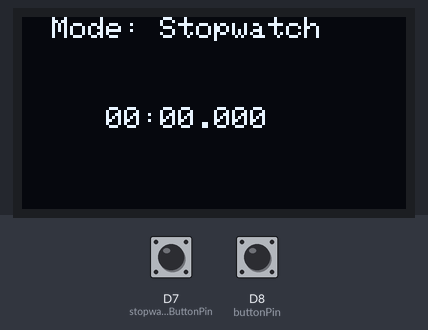
The sketch below on a simulated Arduino Zero (SAMD21). Shown: 128×64 one-colour display. The inputs (shaded band) are chosen by the test bench; at power-on: D8 (buttonPin) HIGH, D7 (stopwatchButtonPin) HIGH. What the sketch prints to the serial monitor is not drawn.

Above: at 1.2 s.
1.3 s: D8 (buttonPin) pulled LOW for 1 s
At 2.2 s:
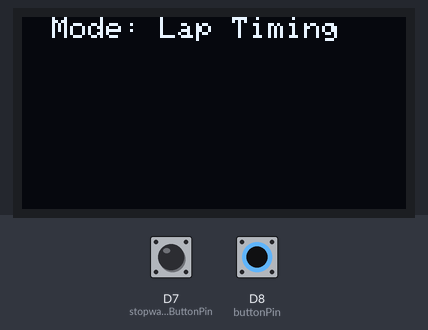
3.8 s: D8 (buttonPin) pulled LOW for 3.2 s
At 5.2 s:
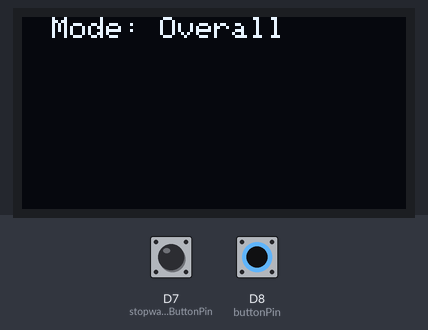
8.5 s: D8 (buttonPin) pulled LOW for 0.15 s
At 9.8 s:
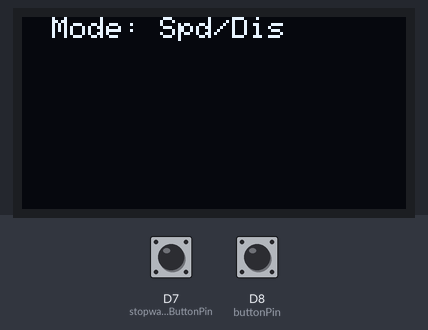
10.1 s: D8 (buttonPin) pulled LOW for 1 s
At 10.8 s:
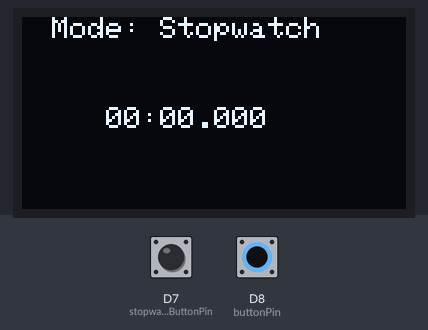
12.6 s: D7 (stopwatchButtonPin) pulled LOW for 1 s
At 13.01 s:
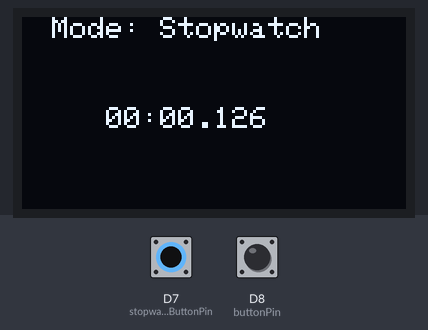
Timing chart, 0 to 15.6 s (numbered marks = the images above; inputs shaded):
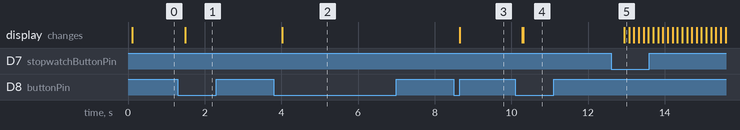

The sketch:

4modes_Main.ino
```cpp
#include "Config.h"
#include "Display.h"
#include "Button.h"
#include "Stopwatch.h"

// Modules
Display display;
Button modeButton(buttonPin);
Button stopwatchButton(stopwatchButtonPin);
Stopwatch stopwatch;

// Current mode tracking
int currentMode = 1;  // Start in stopwatch mode
const int numModes = 4;  // Total number of modes

void handleStopwatchState();

void setup() {
    SerialUSB.begin(115200);

    // Initialize modules
    display.init();
    modeButton.init();
    stopwatchButton.init();

    display.displayMode(currentMode);  // Display initial mode
}

void loop() {
    // Handle mode change button
    if (modeButton.isPressed()) {
        currentMode = (currentMode + 1) % numModes;  // Cycle through modes
        display.displayMode(currentMode);  // Update the display
    }

    // Handle mode-specific functions
    switch (currentMode) {
        case 0:
            // Speed/Distance Mode
            SerialUSB.println("In Speed/Distance Mode");
            break;
        case 1:
            handleStopwatchState();
            break;
        case 2:
            // Lap Timing Mode
            SerialUSB.println("In Lap Timing Mode");
            break;
        case 3:
            // Overall Mode
            SerialUSB.println("In Overall Mode");
            break;
    }

    delay(100);  // Small delay for smoother operation
}

void handleStopwatchState() {
    if (stopwatchButton.isPressed()) {
        // Handle stopwatch button presses
        if (stopwatch.isReset()) {
            stopwatch.start();
        } else if (stopwatch.isRunning()) {
            stopwatch.pause();
        } else {
            stopwatch.reset();
        }
    }

    // Display the stopwatch time on the screen
    unsigned long elapsedTime = stopwatch.getElapsedTime();
    unsigned long totalSeconds = elapsedTime / 1000;
    unsigned long hours = totalSeconds / 3600;
    unsigned long minutes = (totalSeconds % 3600) / 60;
    unsigned long seconds = totalSeconds % 60;
    unsigned long milliseconds = elapsedTime % 1000;

    display.displayStopwatchTime(hours, minutes, seconds, milliseconds);
}
```

Button.h
```cpp
#ifndef BUTTON_H
#define BUTTON_H

#include <Arduino.h>

class Button {
public:
    Button(int pin) : pin(pin), lastButtonState(HIGH), lastDebounceTime(0), debounceDelay(50) {}

    void init() {
        pinMode(pin, INPUT_PULLUP);
    }

    bool isPressed() {
        int reading = digitalRead(pin);
        if (reading != lastButtonState) {
            lastDebounceTime = millis();
        }

        if ((millis() - lastDebounceTime) > debounceDelay) {
            if (reading != buttonState) {
                buttonState = reading;
                if (buttonState == LOW) {
                    return true;
                }
            }
        }

        lastButtonState = reading;
        return false;
    }

private:
    int pin;
    int buttonState;
    int lastButtonState;
    unsigned long lastDebounceTime;
    unsigned long debounceDelay;
};

#endif
```

Display.h
```cpp
#ifndef DISPLAY_H
#define DISPLAY_H

#include <Adafruit_GFX.h>
#include <Adafruit_SSD1306.h>
#include "Config.h"  // Include the configuration file

#define SCREEN_WIDTH 128
#define SCREEN_HEIGHT 64

class Display {
public:
    Adafruit_SSD1306 display;

    Display() : display(SCREEN_WIDTH, SCREEN_HEIGHT, OLED_MOSI, OLED_CLK, OLED_DC, OLED_RESET, OLED_CS) {}

    void init() {
        if (!display.begin(SSD1306_SWITCHCAPVCC)) {
            SerialUSB.println(F("SSD1306 allocation failed"));
            for (;;);  // Don't proceed, loop forever
        }
        display.clearDisplay();
        display.display();
    }

    void displayMode(int currentMode) {
        display.clearDisplay();
        display.setTextSize(1);
        display.setTextColor(SSD1306_WHITE);

        switch (currentMode) {
            case 0:
                display.setCursor(10, 0);
                display.print("Mode: Spd/Dis");
                break;
            case 1:
                display.setCursor(10, 0);
                display.print("Mode: Stopwatch");
                break;
            case 2:
                display.setCursor(10, 0);
                display.print("Mode: Lap Timing");
                break;
            case 3:
                display.setCursor(10, 0);
                display.print("Mode: Overall");
                break;
        }
        display.display();
    }

    void displayStopwatchTime(unsigned long hours, unsigned long minutes, unsigned long seconds, unsigned long milliseconds) {
        display.fillRect(0, 10, SCREEN_WIDTH, SCREEN_HEIGHT - 10, SSD1306_BLACK);  // Clear only the timer area
        display.setTextSize(1);
        display.setTextColor(SSD1306_WHITE);

        char timeString[20];
        if (hours > 0) {
            snprintf(timeString, sizeof(timeString), "%02lu:%02lu:%02lu.%03lu", hours, minutes, seconds, milliseconds);
        } else {
            snprintf(timeString, sizeof(timeString), "   %02lu:%02lu.%03lu", minutes, seconds, milliseconds);
        }

        display.setCursor(10, 30);  // Adjust y position to the bottom of the display
        display.print(timeString);
        display.display();
    }
};

#endif
```

Stopwatch.h
```cpp
#ifndef STOPWATCH_H
#define STOPWATCH_H

enum StopwatchState { RESET, RUNNING, PAUSED };

class Stopwatch {
public:
    StopwatchState state;
    unsigned long startTime;
    unsigned long elapsedTime;

    Stopwatch() : state(RESET), startTime(0), elapsedTime(0) {}

    void start() {
        if (state == RESET || state == PAUSED) {
            state = RUNNING;
            startTime = millis() - elapsedTime;  // Start from where it was paused
        }
    }

    void pause() {
        if (state == RUNNING) {
            state = PAUSED;
            elapsedTime = millis() - startTime;  // Save the elapsed time
        }
    }

    void reset() {
        state = RESET;
        startTime = 0;
        elapsedTime = 0;
    }

    unsigned long getElapsedTime() {
        if (state == RUNNING) {
            return millis() - startTime;
        }
        return elapsedTime;
    }

    bool isRunning() {
        return state == RUNNING;
    }

    bool isReset() {
        return state == RESET;
    }
};

#endif
```

Config.h
```cpp
#ifndef CONFIG_H
#define CONFIG_H

// OLED display pins
#define OLED_MOSI   9
#define OLED_CLK   10
#define OLED_DC    11
#define OLED_CS    12
#define OLED_RESET 13

// Button pins
#define buttonPin 8  // Pin for the mode change button
#define stopwatchButtonPin 7  // Pin for the stopwatch button

#endif
```

Measured:
- after the input at 1.3 s, the display: changes after 0.19 s (image 1)
- after the input at 3.8 s, the display: changes after 0.22 s (image 2)
- after the input at 8.5 s, the display: changes after 0.15 s (image 3)
- after the input at 10.1 s, the display: first changes after 0.18 s (image 4 shows a later state)
- after the input at 12.6 s, the display: changes after 0.35 s (image 5)
